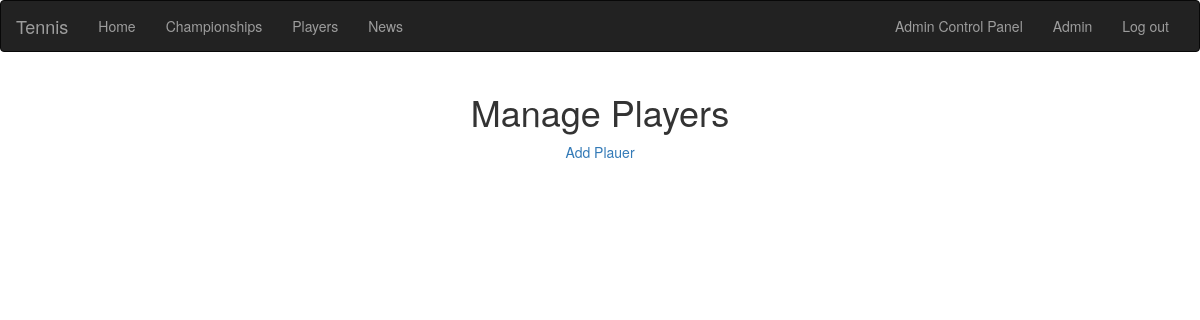
Page /acp/manageplayers (signed in) on the earlier database version.
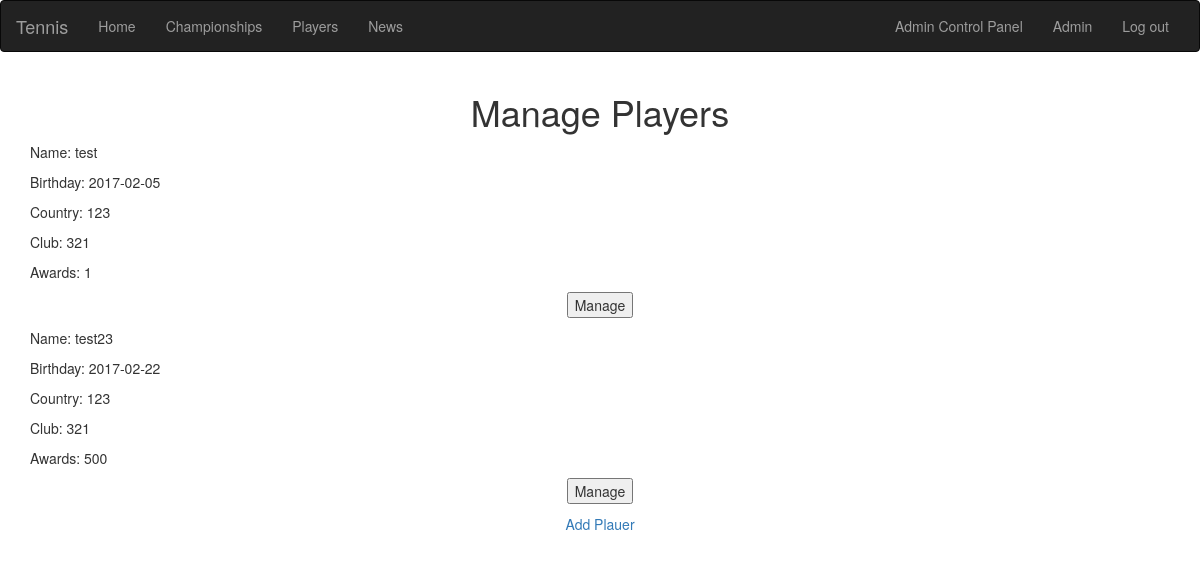
Same page on the later database version.
### database_setup.py (models this page shows)
class Player(Base):
    __tablename__='player'
    id=Column(Integer, primary_key=True)
    name=Column(String(255))
    dob=Column(Date)
    gender=Column(String)
    country=Column(String)
    club=Column(String)
    awards=Column(Integer)
    narrative=Column(String)

### web_app.py (the view)
@app.route('/acp/manageplayers')
def ManagePlayers():
	if login_session is None:
		flash("You must be logged in to do this.")
		return redirect(url_for('login'))
	user=dbsession.query(User).filter_by(id=login_session['id']).first()
	if (not user.admin):
		flash("You are not authorized to do this.")
	players=dbsession.query(Player).all()
	return render_template("ManagePlayers.html", players=players)

### templates/ManagePlayers.html (shortened to what this page needs)
{% extends "layout.html" %}
{% block body %}
<center><h1>Manage Players</h1></center>
{% for player in players %}
<form action="{{ url_for('ManagePlayer', id=player.id) }}" method="get">
<p>Name: {{player.name}}</p>
<p>Birthday: {{player.dob}}</p>
<p>Country: {{player.country}}</p>
<p>Club: {{player.club}}</p>
<p>Awards: {{player.awards}}</p>
<p><center><input type="submit" value="Manage"></center></p>
</form>
{% endfor %}
<p><center><a href="{{ url_for('AddPlayer') }}">Add Plauer</a></center></p>
{% endblock %}

Differences in the rows shown:
added Player: name "test", dob "2017-02-05", country "123", club "321", awards "1"
added Player: name "test23", dob "2017-02-22", country "123", club "321", awards "500"
